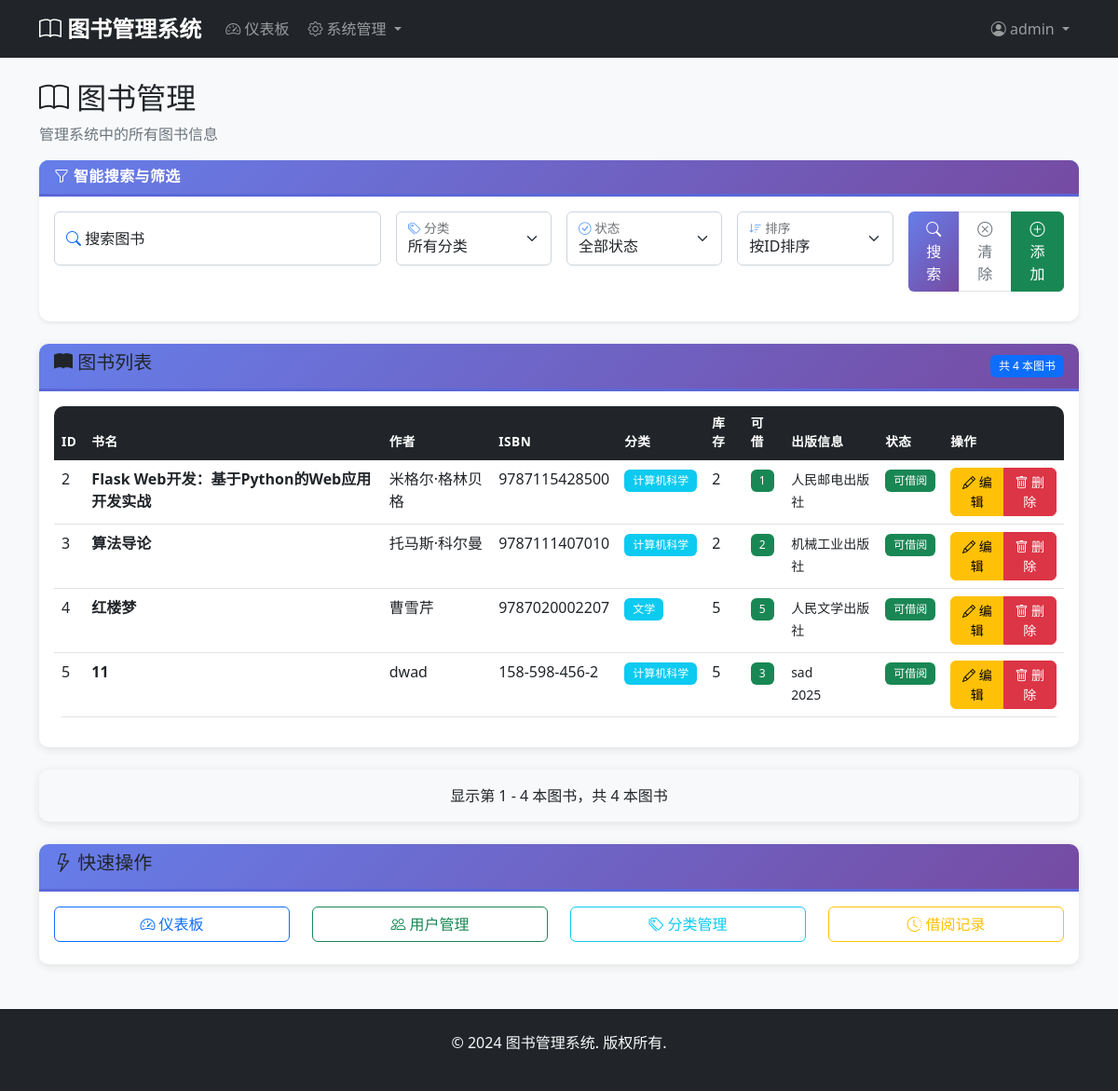
Before: /admin/books (signed in) with the older database file.
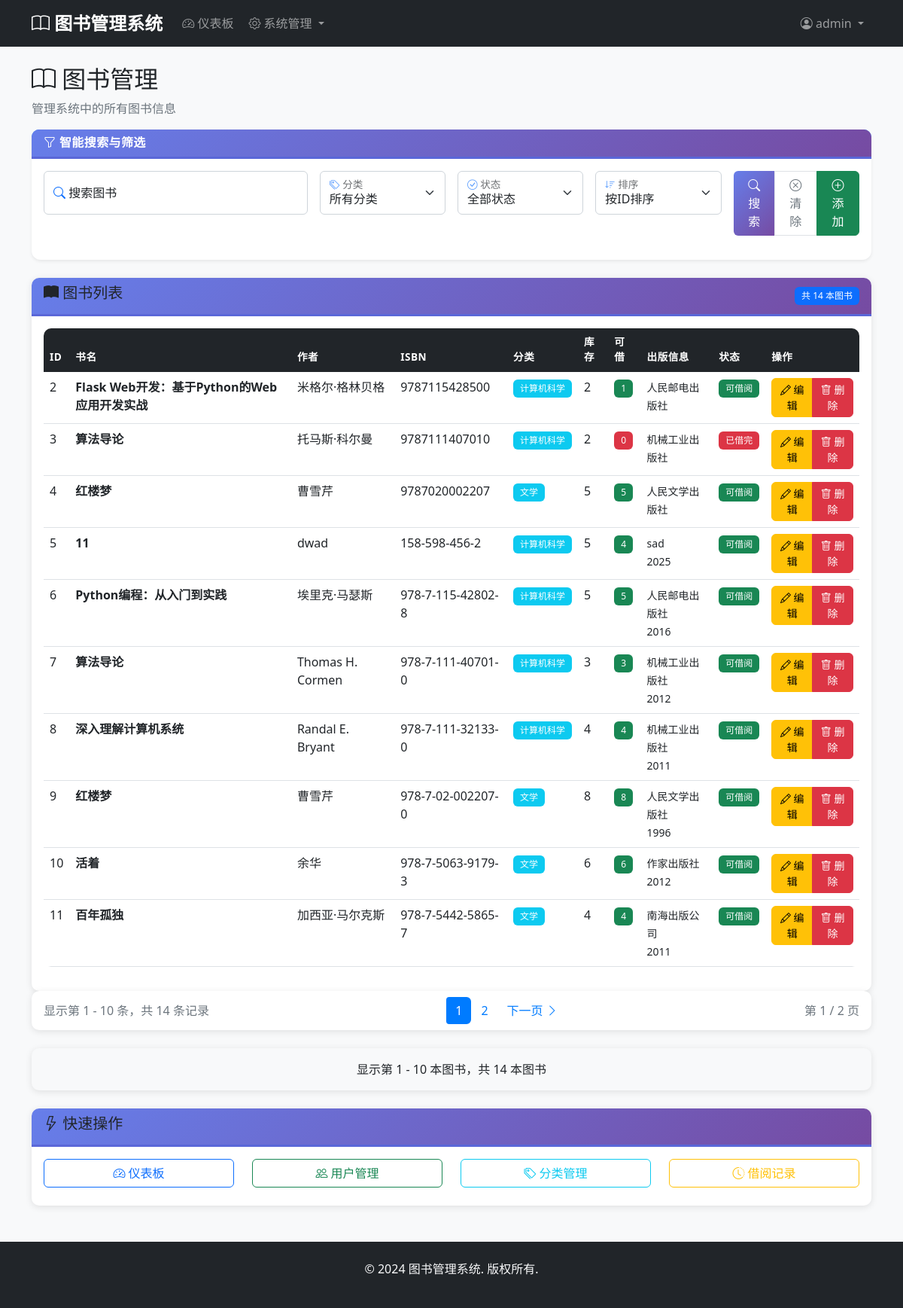
After: the same page with the newer database file.
### models.py (models this page shows)
class Book(db.Model):
    __tablename__ = 'books'
    id = db.Column(db.Integer, primary_key=True)
    title = db.Column(db.String(200), nullable=False)
    author = db.Column(db.String(100), nullable=False)
    isbn = db.Column(db.String(20), unique=True, nullable=False)
    publisher = db.Column(db.String(100))
    publication_date = db.Column(db.Date)
    quantity = db.Column(db.Integer, default=1)
    available_quantity = db.Column(db.Integer, default=1)
    description = db.Column(db.Text)
    category_id = db.Column(db.Integer, db.ForeignKey('categories.id'), nullable=False)
    created_at = db.Column(db.DateTime, default=datetime.utcnow)
    updated_at = db.Column(db.DateTime, default=datetime.utcnow, onupdate=datetime.utcnow)
    borrow_records = db.relationship('BorrowRecord', backref='book', lazy=True)

class Category(db.Model):
    __tablename__ = 'categories'
    id = db.Column(db.Integer, primary_key=True)
    name = db.Column(db.String(100), unique=True, nullable=False)
    description = db.Column(db.Text)
    created_at = db.Column(db.DateTime, default=datetime.utcnow)
    books = db.relationship('Book', backref='category', lazy=True)

### app.py (the view, shortened to what this page needs)
@app.route('/admin/books')
@login_required
def admin_books():
    if not isinstance(current_user, Admin):
        abort(403)
    page = request.args.get('page', 1, type=int)
    search = request.args.get('search', '').strip()
    category_id = request.args.get('category', '')
    status = request.args.get('status', '')  # all, available, borrowed
    sort_by = request.args.get('sort', 'id')  # id, title, author, added_date
    query = Book.query
    if category_id and category_id != '':
        try:
            category_id = int(category_id)
            query = query.filter(Book.category_id == category_id)
        except (ValueError, TypeError):
            pass
    if status == 'available':
        query = query.filter(Book.available_quantity > 0)
    elif status == 'borrowed':
        query = query.filter(Book.quantity > Book.available_quantity)
    if sort_by == 'id':
        query = query.order_by(Book.id)
    elif sort_by == 'title':
        query = query.order_by(Book.title)
    elif sort_by == 'author':
        query = query.order_by(Book.author)
    elif sort_by == 'added_date':
        query = query.order_by(Book.id.desc())
    elif sort_by == 'isbn':
        query = query.order_by(Book.isbn)
    else:
        query = query.order_by(Book.id)
    books = query.paginate(
        page=page, per_page=10, error_out=False
    )
    categories = Category.query.filter(Category.name.notin_(['Ubuntu', 'Ubuntu-22.04'])).order_by(Category.name).all()
    return render_template('admin/books.html',
                         books=books,
                         categories=categories,
                         current_search=search,
                         current_category=category_id,
                         current_status=status,
                         current_sort=sort_by)

### app.py (called while the page is built)
@login_manager.user_loader
def load_user(user_id):
    try:
        user_id = int(user_id)
        admin = Admin.query.get(user_id)
        if admin:
            return admin
        user = User.query.get(user_id)
        return user
    except (ValueError, TypeError):
        return None

### templates/admin/books.html (shortened to what the changed rows need)
{% extends "base.html" %}
{% block content %}
<div class="row">
    <div class="col-12">
        <h2><i class="bi bi-book"></i> 图书管理</h2>
    </div>
</div>
<div class="row">
    <div class="col-12">
        <div class="card">
            <div class="card-header d-flex justify-content-between align-items-center">
                <h5><i class="bi bi-book-fill"></i> 图书列表</h5>
                <span class="badge bg-primary">共 {{ books.total }} 本图书</span>
            </div>
            <div class="card-body">
                <div class="table-responsive">
                    <table class="table table-hover">
                        <thead class="table-dark">
                            <tr>
                                <th>ID</th>
                                <th>书名</th>
                                <th>作者</th>
                                <th>ISBN</th>
                                <th>分类</th>
                                <th>库存</th>
                                <th>可借</th>
                                <th>出版信息</th>
                                <th>状态</th>
                                <th>操作</th>
                            </tr>
                        </thead>
                        <tbody>
                            {% for book in books.items %}
                                <tr>
                                    <td>{{ book.id }}</td>
                                    <td>
                                        <strong>{{ book.title }}</strong>
                                    </td>
                                    <td>{{ book.author }}</td>
                                    <td>{{ book.isbn }}</td>
                                    <td>
                                        <a href="{{ url_for('admin_books') }}?category={{ book.category.id }}"
                                           class="badge bg-info text-decoration-none"
                                           title="点击查看此分类的所有图书">
                                            {{ book.category.name }}
                                        </a>
                                    </td>
                                    <td>{{ book.quantity }}</td>
                                    <td>
                                        {% if book.available_quantity > 0 %}
                                            <span class="badge bg-success">{{ book.available_quantity }}</span>
                                        {% else %}
                                            <span class="badge bg-danger">{{ book.available_quantity }}</span>
                                        {% endif %}
                                    </td>
                                    <td>
                                        <small>
                                            {% if book.publisher %}
                                                {{ book.publisher }}<br>
                                            {% endif %}
                                            {% if book.publication_date %}
                                                {{ book.publication_date.strftime('%Y') }}
                                            {% endif %}
                                        </small>
                                    </td>
                                    <td>
                                        {% if book.available_quantity > 0 %}
                                            <span class="badge bg-success">可借阅</span>
                                        {% else %}
                                            <span class="badge bg-danger">已借完</span>
                                        {% endif %}
                                    </td>
                                    <td>
                                        <div class="btn-group" role="group">
                                            <a href="{{ url_for('edit_book', book_id=book.id) }}" class="btn btn-sm btn-warning">
                                                <i class="bi bi-pencil"></i> 编辑
                                            </a>
                                            <button class="btn btn-sm btn-danger" onclick="confirmDelete({{ book.id }}, '{{ book.title }}')">
                                                <i class="bi bi-trash"></i> 删除
                                            </button>
                                        </div>
                                    </td>
                                </tr>
                            {% endfor %}
                        </tbody>
                    </table>
                </div>
            </div>
        </div>
    </div>
</div>
{% if books.pages > 1 %}
<div class="row">
    <div class="col-12">
        <div class="card">
            <div class="card-body py-2">
                <nav aria-label="图书分页">
                    <div class="d-flex justify-content-between align-items-center">
                        <div>
                            <span class="text-muted">
                                显示第 {{ (books.page - 1) * books.per_page + 1 }} -
                                {{ books.page * books.per_page if books.page * books.per_page < books.total else books.total }}
                                条，共 {{ books.total }} 条记录
                            </span>
                        </div>
                        <ul class="pagination mb-0">
                            {% for page_num in books.iter_pages() %}
                                {% if page_num %}
                                    {% if page_num != books.page %}
                                        <li class="page-item">
                                            <a class="page-link" href="{{ url_for('admin_books', page=page_num, search=current_search, category=current_category, status=current_status, sort=current_sort) }}">
                                                {{ page_num }}
                                            </a>
                                        </li>
                                    {% else %}
                                        <li class="page-item active">
                                            <span class="page-link">{{ page_num }}</span>
                                        </li>
                                    {% endif %}
                                {% else %}
                                    <li class="page-item disabled">
                                        <span class="page-link">...</span>
                                    </li>
                                {% endif %}
                            {% endfor %}
                            {% if books.has_next %}
                                <li class="page-item">
                                    <a class="page-link" href="{{ url_for('admin_books', page=books.next_num, search=current_search, category=current_category, status=current_status, sort=current_sort) }}">
                                        下一页 <i class="bi bi-chevron-right"></i>
                                    </a>
                                </li>
                            {% endif %}
                        </ul>
                        <div>
                            <span class="text-muted">第 {{ books.page }} / {{ books.pages }} 页</span>
                        </div>
                    </div>
                </nav>
            </div>
        </div>
    </div>
</div>
{% endif %}
<div class="row mt-4">
    <div class="col-12">
        <div class="card bg-light">
            <div class="card-body text-center">
                <p class="mb-0">
                    显示第 {{ (books.page - 1) * books.per_page + 1 }} -
                    {{ books.page * books.per_page if books.page * books.per_page < books.total else books.total }}
                    本图书，共 {{ books.total }} 本图书
                </p>
            </div>
        </div>
    </div>
</div>
{% endblock %}

Changed rows visible on the page:
changed Book "托马斯·科尔曼": available_quantity "2" → "0"; available_quantity "可借阅" → "已借完"
changed Book "dwad": available_quantity "3" → "4"
added Book: id "6", title "Python编程：从入门到实践", author "埃里克·马瑟斯", isbn "978-7-115-42802-8", category.name "计算机科学", quantity "5", available_quantity "5", publisher "人民邮电出版社", publication_date "2016", shows "可借阅"
added Book: id "7", title "算法导论", author "Thomas H. Cormen", isbn "978-7-111-40701-0", category.name "计算机科学", quantity "3", available_quantity "3", publisher "机械工业出版社", publication_date "2012", shows "可借阅"
added Book: id "8", title "深入理解计算机系统", author "Randal E. Bryant", isbn "978-7-111-32133-0", category.name "计算机科学", quantity "4", available_quantity "4", publisher "机械工业出版社", publication_date "2011", shows "可借阅"
added Book: id "9", title "红楼梦", author "曹雪芹", isbn "978-7-02-002207-0", category.name "文学", quantity "8", available_quantity "8", publisher "人民文学出版社", publication_date "1996", shows "可借阅"
added Book: id "10", title "活着", author "余华", isbn "978-7-5063-9179-3", category.name "文学", quantity "6", available_quantity "6", publisher "作家出版社", publication_date "2012", shows "可借阅"
added Book: id "11", title "百年孤独", author "加西亚·马尔克斯", isbn "978-7-5442-5865-7", category.name "文学", quantity "4", available_quantity "4", publisher "南海出版公司", publication_date "2011", shows "可借阅"
Other visible differences:
{{ books.total }}: "4" → "14"
{{ (books.page - 1) * books.per_page + 1 }}: (not shown) → "1"
{{ books.total }}: (not shown) → "14"
{{ books.page }}: (not shown) → "1"
{{ books.pages }}: (not shown) → "2"
text no longer shown: "4"
text now shown: "显示第 - 10 条，共 条记录 下一页 第 / 页 10"
new list line: "1"
new list line: "2"
